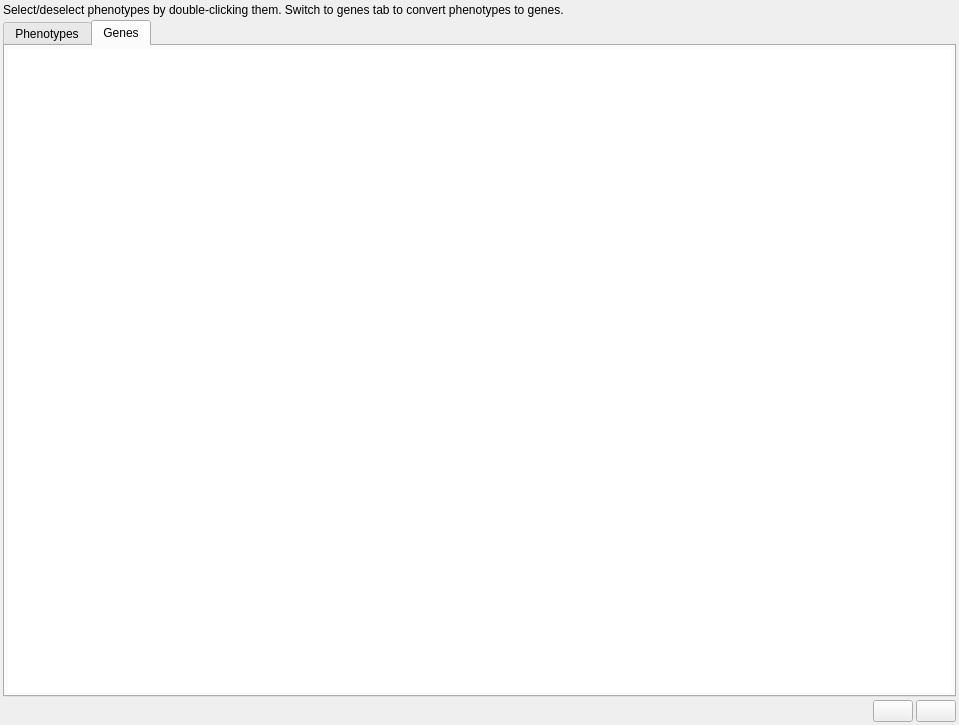
<?xml version="1.0" encoding="UTF-8"?>
<ui version="4.0">
 <class>PhenoToGenesDialog</class>
 <widget class="QDialog" name="PhenoToGenesDialog">
  <property name="geometry">
   <rect>
    <x>0</x>
    <y>0</y>
    <width>959</width>
    <height>725</height>
   </rect>
  </property>
  <property name="windowTitle">
   <string>Phenotypes &gt; Genes</string>
  </property>
  <layout class="QVBoxLayout" name="verticalLayout_3">
   <property name="spacing">
    <number>3</number>
   </property>
   <property name="leftMargin">
    <number>3</number>
   </property>
   <property name="topMargin">
    <number>3</number>
   </property>
   <property name="rightMargin">
    <number>3</number>
   </property>
   <property name="bottomMargin">
    <number>3</number>
   </property>
   <item>
    <widget class="QLabel" name="label">
     <property name="text">
      <string>Select/deselect phenotypes by double-clicking them. Switch to genes tab to convert phenotypes to genes.</string>
     </property>
     <property name="wordWrap">
      <bool>true</bool>
     </property>
    </widget>
   </item>
   <item>
    <widget class="QTabWidget" name="tabs">
     <property name="currentIndex">
      <number>1</number>
     </property>
     <widget class="QWidget" name="tab_p">
      <attribute name="title">
       <string>Phenotypes</string>
      </attribute>
      <layout class="QHBoxLayout" name="horizontalLayout">
       <property name="spacing">
        <number>3</number>
       </property>
       <property name="leftMargin">
        <number>3</number>
       </property>
       <property name="topMargin">
        <number>3</number>
       </property>
       <property name="rightMargin">
        <number>3</number>
       </property>
       <property name="bottomMargin">
        <number>3</number>
       </property>
       <item>
        <layout class="QVBoxLayout" name="verticalLayout_2" stretch="2,1">
         <item>
          <widget class="PhenotypeSelector" name="pheno_sel" native="true">
           <property name="minimumSize">
            <size>
             <width>200</width>
             <height>200</height>
            </size>
           </property>
          </widget>
         </item>
         <item>
          <widget class="QTextEdit" name="pheno_details"/>
         </item>
        </layout>
       </item>
       <item>
        <widget class="QListWidget" name="pheno">
         <property name="toolTip">
          <string>&lt;html&gt;&lt;head/&gt;&lt;body&gt;&lt;p&gt;Selected phenotypes.&lt;/p&gt;&lt;p&gt;Double-click a phenotype to remove it.&lt;/p&gt;&lt;/body&gt;&lt;/html&gt;</string>
         </property>
         <property name="dragEnabled">
          <bool>false</bool>
         </property>
         <property name="dragDropMode">
          <enum>QAbstractItemView::NoDragDrop</enum>
         </property>
        </widget>
       </item>
      </layout>
     </widget>
     <widget class="QWidget" name="tab_g">
      <attribute name="title">
       <string>Genes</string>
      </attribute>
      <layout class="QVBoxLayout" name="verticalLayout">
       <property name="spacing">
        <number>3</number>
       </property>
       <property name="leftMargin">
        <number>3</number>
       </property>
       <property name="topMargin">
        <number>3</number>
       </property>
       <property name="rightMargin">
        <number>3</number>
       </property>
       <property name="bottomMargin">
        <number>3</number>
       </property>
       <item>
        <widget class="QTextEdit" name="genes">
         <property name="frameShape">
          <enum>QFrame::NoFrame</enum>
         </property>
         <property name="readOnly">
          <bool>true</bool>
         </property>
         <property name="textInteractionFlags">
          <set>Qt::TextSelectableByKeyboard|Qt::TextSelectableByMouse</set>
         </property>
        </widget>
       </item>
      </layout>
     </widget>
    </widget>
   </item>
   <item>
    <layout class="QHBoxLayout" name="horizontalLayout_2">
     <property name="spacing">
      <number>3</number>
     </property>
     <item>
      <spacer name="horizontalSpacer">
       <property name="orientation">
        <enum>Qt::Horizontal</enum>
       </property>
       <property name="sizeHint" stdset="0">
        <size>
         <width>678</width>
         <height>20</height>
        </size>
       </property>
      </spacer>
     </item>
     <item>
      <widget class="QPushButton" name="store_btn">
       <property name="toolTip">
        <string>&lt;html&gt;&lt;head/&gt;&lt;body&gt;&lt;p&gt;Store gene list as text file (TSV format).&lt;/p&gt;&lt;/body&gt;&lt;/html&gt;</string>
       </property>
       <property name="text">
        <string/>
       </property>
       <property name="icon">
        <iconset resource="GSvar.qrc">
         <normaloff>:/Icons/CopyFile.png</normaloff>:/Icons/CopyFile.png</iconset>
       </property>
       <property name="autoDefault">
        <bool>false</bool>
       </property>
      </widget>
     </item>
     <item>
      <widget class="QPushButton" name="clip_btn">
       <property name="toolTip">
        <string>&lt;html&gt;&lt;head/&gt;&lt;body&gt;&lt;p&gt;Copy gene list to clipboard.&lt;/p&gt;&lt;/body&gt;&lt;/html&gt;</string>
       </property>
       <property name="text">
        <string/>
       </property>
       <property name="icon">
        <iconset resource="GSvar.qrc">
         <normaloff>:/Icons/CopyClipboard.png</normaloff>:/Icons/CopyClipboard.png</iconset>
       </property>
       <property name="autoDefault">
        <bool>false</bool>
       </property>
      </widget>
     </item>
    </layout>
   </item>
  </layout>
 </widget>
 <customwidgets>
  <customwidget>
   <class>PhenotypeSelector</class>
   <extends>QWidget</extends>
   <header>PhenotypeSelector.h</header>
   <container>1</container>
  </customwidget>
 </customwidgets>
 <resources>
  <include location="GSvar.qrc"/>
 </resources>
 <connections/>
</ui>
